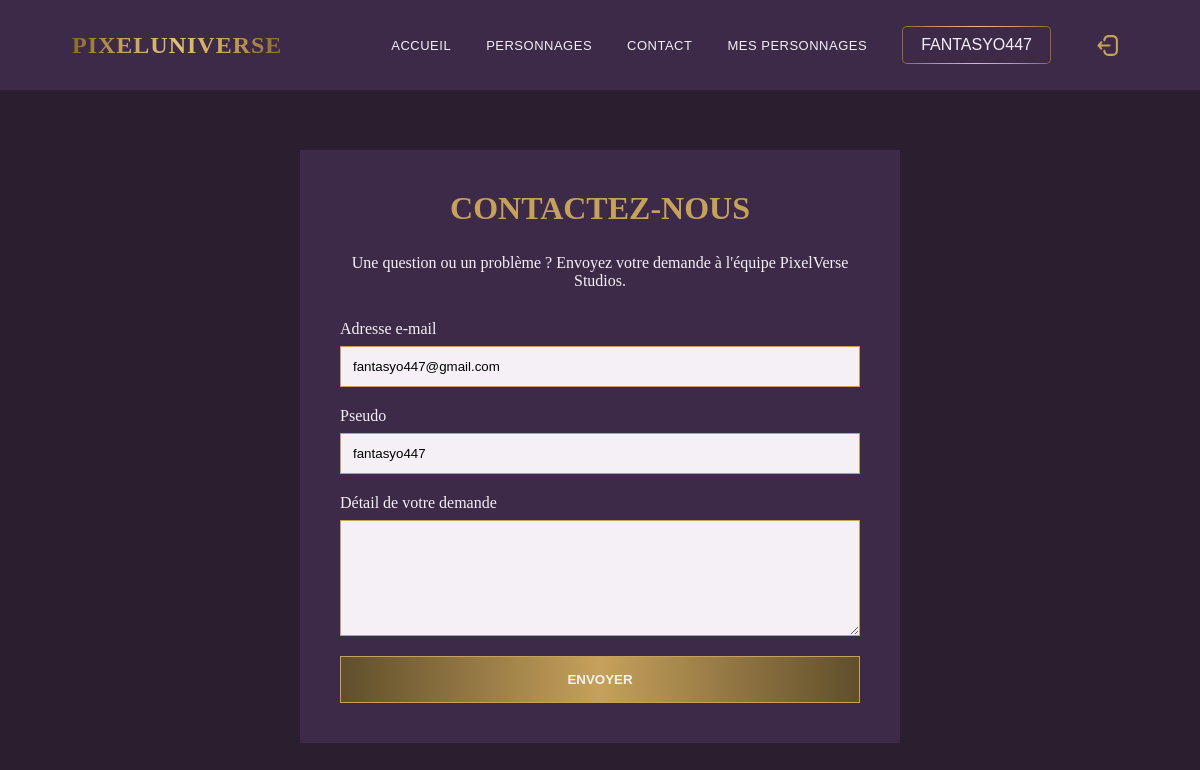
The page /contact.php (signed in) on the database as committed earlier.
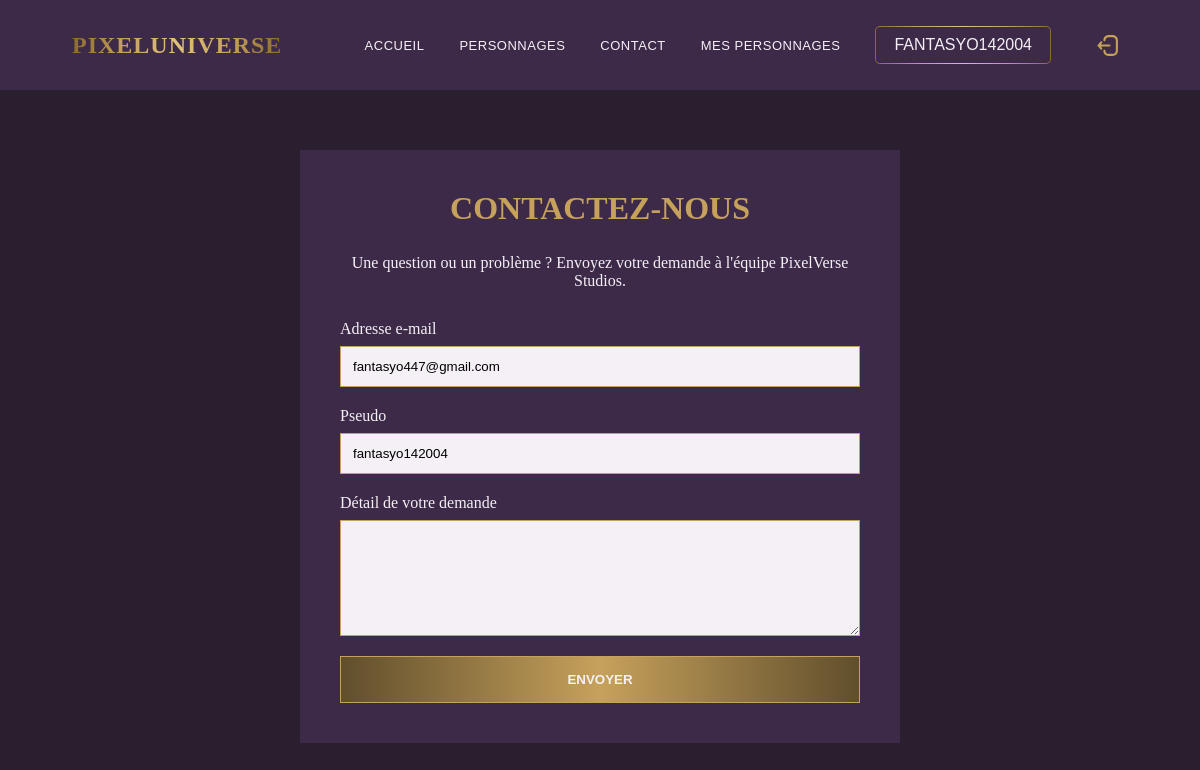
The same page on the database as committed later.
### tables this page shows
CREATE TABLE `utilisateurs` (
  `id` int(11) NOT NULL,
  `pseudo` varchar(50) NOT NULL,
  `email` varchar(255) NOT NULL,
  `mot_de_passe` varchar(255) NOT NULL,
  `role` varchar(20) NOT NULL DEFAULT 'utilisateur',
  `suspendu` tinyint(1) NOT NULL DEFAULT 0,
  `reset_token` varchar(64) DEFAULT NULL,
  `reset_token_expiration` datetime DEFAULT NULL
);

### contact.php (the view, shortened to what this page needs)
<?php
require_once 'config.php';
$email = '';
$pseudo = '';
$message = '';
if (isset($_SESSION['user_id'])) {
    $requeteUtilisateur = $pdo->prepare(
        "SELECT pseudo, email
         FROM utilisateurs
         WHERE id = :id"
    );
    $requeteUtilisateur->execute([
        'id' => $_SESSION['user_id']
    ]);
    $utilisateur =
        $requeteUtilisateur->fetch(PDO::FETCH_ASSOC);
    if ($utilisateur) {
        $email = $utilisateur['email'];
        $pseudo = $utilisateur['pseudo'];
    }
}
?>
<!DOCTYPE html>
<html lang="fr">
<head>
    <link
        rel="stylesheet"
        href="assets/CSS/style.css"
    >
</head>
<body>
<?php include 'navbar.php'; ?>
<main class="contact-page">
    <section class="contact-box">
        <h1>
            CONTACTEZ-NOUS
        </h1>
        <p>
            Une question ou un problème ?
            Envoyez votre demande à l'équipe PixelVerse Studios.
        </p>
        <form
            method="POST"
            action=""
        >
            <label for="contact-email">
                Adresse e-mail
            </label>
            <input
                type="email"
                id="contact-email"
                name="email"
                value="<?php echo htmlspecialchars($email); ?>"
                required
            >
            <label for="contact-pseudo">
                Pseudo
            </label>
            <input
                type="text"
                id="contact-pseudo"
                name="pseudo"
                value="<?php echo htmlspecialchars($pseudo); ?>"
                required
            >
            <label for="contact-message">
                Détail de votre demande
            </label>
            <textarea
                id="contact-message"
                name="message"
                rows="6"
                required
            ><?php echo htmlspecialchars($message); ?></textarea>
            <button type="submit">
                ENVOYER
            </button>
        </form>
    </section>
</main>
</body>
</html>

### navbar.php (shortened to what this page needs)
<header class="home-header">
    <a href="index.php" class="logo">
        PIXELUNIVERSE
    </a>
    <nav>
        <a href="index.php">
            ACCUEIL
        </a>
        <a href="personnages.php">
            PERSONNAGES
        </a>
        <a href="contact.php">
            CONTACT
        </a>
        <?php if (isset($_SESSION['user_id'])) { ?>
            <?php if (
                isset($_SESSION['role']) &&
                $_SESSION['role'] === 'utilisateur'
            ) { ?>
                <a href="mes-personnages.php">
                    MES PERSONNAGES
                </a>
            <?php } ?>
            <a
                href="profil.php?id=<?php echo $_SESSION['user_id']; ?>"
                class="user-name nav-user-profile"
            >
                <?php echo htmlspecialchars($_SESSION['pseudo']); ?>
            </a>
            <a
                href="deconnexion.php"
                class="nav-logout"
                title="Déconnexion"
                aria-label="Déconnexion"
            >
            </a>
        <?php } else { ?>
            <a href="connexion.php">
                CONNEXION
            </a>
        <?php } ?>
    </nav>
</header>

Rows that differ between the two databases and show on the page:
changed utilisateurs "fantasyo447@gmail.com": pseudo "fantasyo447" → "fantasyo142004"
Other text that changed with them:
$_SESSION['pseudo']: "FANTASYO447" → "FANTASYO142004"
